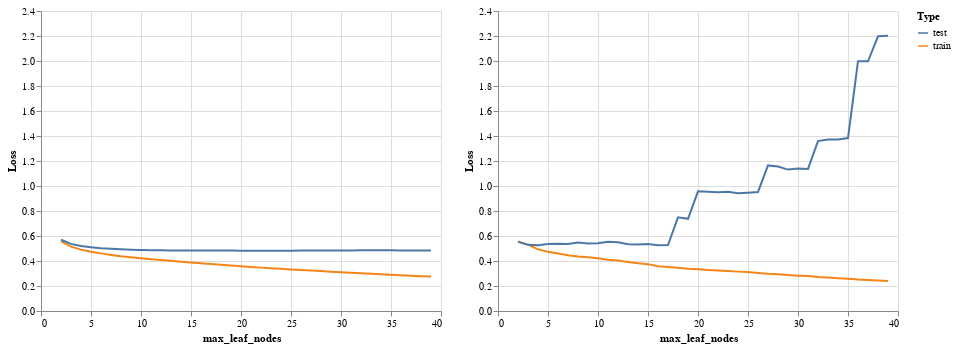

Notebook code cell kept with this figure:
### Markdown cell above
## Part 2: Random Forest

The next model we will try is random forest. Decision Tree gives a good result, and I expect Random Forest will do better.

### Code cell
RF_train_dict = {}
RF_test_dict = {}

for n in range(2,40):
    _clf = RandomForestClassifier(n_estimators=200, max_leaf_nodes=n, random_state=42)
    _clf.fit(X_train, y_train.astype("str"))
    train_error = log_loss(y_train.astype("str"), _clf.predict_proba(X_train))
    RF_train_dict[n] = train_error
    test_error = log_loss(y_test.astype("str"), _clf.predict_proba(X_test))
    RF_test_dict[n] = test_error
train_ser = pd.Series(RF_train_dict)
test_ser = pd.Series(RF_test_dict)
train_ser.name = "train"
test_ser.name = "test"
df_loss = pd.concat((train_ser, test_ser), axis=1)
df_loss.reset_index(inplace=True)
df_loss.rename({"index": "max_leaf_nodes"}, axis=1, inplace=True)
df_melted = df_loss.melt(id_vars="max_leaf_nodes", var_name="Type", value_name="Loss")
c_RF = alt.Chart(df_melted).mark_line().encode(
    x="max_leaf_nodes",
    y=alt.Y("Loss",scale=alt.Scale(domain=[0.0, 2.4])), 
    color="Type"
)
alt.hconcat(c_RF, c_DT)

### Figure 1 — Vega-Lite specification as saved in the notebook (floating-point values rounded to 4 significant figures)
{"config": {"view": {"continuousWidth": 400, "continuousHeight": 300}}, "hconcat": [{"data": {"name": "data-132c7ad29272ed6b1439efb8245982ef"}, "mark": "line", "encoding": {"color": {"field": "Type", "type": "nominal"}, "x": {"field": "max_leaf_nodes", "type": "quantitative"}, "y": {"field": "Loss", "scale": {"domain": [0.0, 2.4]}, "type": "quantitative"}}}, {"data": {"name": "data-0d9265e724fb75935957eca9c04e8d3f"}, "mark": "line", "encoding": {"color": {"field": "Type", "type": "nominal"}, "x": {"field": "max_leaf_nodes", "type": "quantitative"}, "y": {"field": "Loss", "type": "quantitative"}}}], "$schema": "https://vega.github.io/schema/vega-lite/v4.17.0.json", "datasets": {"data-132c7ad29272ed6b1439efb8245982ef": [{"max_leaf_nodes": 2, "Type": "train", "Loss": 0.5568}, {"max_leaf_nodes": 3, "Type": "train", "Loss": 0.5147}, {"max_leaf_nodes": 4, "Type": "train", "Loss": 0.491}, {"max_leaf_nodes": 5, "Type": "train", "Loss": 0.4743}, {"max_leaf_nodes": 6, "Type": "train", "Loss": 0.4609}, {"max_leaf_nodes": 7, "Type": "train", "Loss": 0.4489}, {"max_leaf_nodes": 8, "Type": "train", "Loss": 0.4386}, {"max_leaf_nodes": 9, "Type": "train", "Loss": 0.4303}, {"max_leaf_nodes": 10, "Type": "train", "Loss": 0.422}, {"max_leaf_nodes": 11, "Type": "train", "Loss": 0.4145}, {"max_leaf_nodes": 12, "Type": "train", "Loss": 0.4077}, {"max_leaf_nodes": 13, "Type": "train", "Loss": 0.4013}, {"max_leaf_nodes": 14, "Type": "train", "Loss": 0.3944}, {"max_leaf_nodes": 15, "Type": "train", "Loss": 0.3875}, {"max_leaf_nodes": 16, "Type": "train", "Loss": 0.3815}, {"max_leaf_nodes": 17, "Type": "train", "Loss": 0.3757}, {"max_leaf_nodes": 18, "Type": "train", "Loss": 0.3701}, {"max_leaf_nodes": 19, "Type": "train", "Loss": 0.3636}, {"max_leaf_nodes": 20, "Type": "train", "Loss": 0.358}, {"max_leaf_nodes": 21, "Type": "train", "Loss": 0.3522}, {"max_leaf_nodes": 22, "Type": "train", "Loss": 0.347}, {"max_leaf_nodes": 23, "Type": "train", "Loss": 0.3419}, {"max_leaf_nodes": 24, "Type": "train", "Loss": 0.3371}, {"max_leaf_nodes": 25, "Type": "train", "Loss": 0.3325}, {"max_leaf_nodes": 26, "Type": "train", "Loss": 0.3281}, {"max_leaf_nodes": 27, "Type": "train", "Loss": 0.3235}, {"max_leaf_nodes": 28, "Type": "train", "Loss": 0.3194}, {"max_leaf_nodes": 29, "Type": "train", "Loss": 0.315}, {"max_leaf_nodes": 30, "Type": "train", "Loss": 0.3109}, {"max_leaf_nodes": 31, "Type": "train", "Loss": 0.3067}, {"max_leaf_nodes": 32, "Type": "train", "Loss": 0.3024}, {"max_leaf_nodes": 33, "Type": "train", "Loss": 0.2982}, {"max_leaf_nodes": 34, "Type": "train", "Loss": 0.2939}, {"max_leaf_nodes": 35, "Type": "train", "Loss": 0.29}, {"max_leaf_nodes": 36, "Type": "train", "Loss": 0.2862}, {"max_leaf_nodes": 37, "Type": "train", "Loss": 0.2825}, {"max_leaf_nodes": 38, "Type": "train", "Loss": 0.2788}, {"max_leaf_nodes": 39, "Type": "train", "Loss": 0.2752}, {"max_leaf_nodes": 2, "Type": "test", "Loss": 0.5703}, {"max_leaf_nodes": 3, "Type": "test", "Loss": 0.5369}, {"max_leaf_nodes": 4, "Type": "test", "Loss": 0.5193}, {"max_leaf_nodes": 5, "Type": "test", "Loss": 0.5097}, {"max_leaf_nodes": 6, "Type": "test", "Loss": 0.5026}, {"max_leaf_nodes": 7, "Type": "test", "Loss": 0.4976}, {"max_leaf_nodes": 8, "Type": "test", "Loss": 0.4939}, {"max_leaf_nodes": 9, "Type": "test", "Loss": 0.4908}, {"max_leaf_nodes": 10, "Type": "test", "Loss": 0.4882}, {"max_leaf_nodes": 11, "Type": "test", "Loss": 0.4869}, {"max_leaf_nodes": 12, "Type": "test", "Loss": 0.4853}, {"max_leaf_nodes": 13, "Type": "test", "Loss": 0.484}, {"max_leaf_nodes": 14, "Type": "test", "Loss": 0.4835}, {"max_leaf_nodes": 15, "Type": "test", "Loss": 0.4837}, {"max_leaf_nodes": 16, "Type": "test", "Loss": 0.4845}, {"max_leaf_nodes": 17, "Type": "test", "Loss": 0.4843}, {"max_leaf_nodes": 18, "Type": "test", "Loss": 0.4848}, {"max_leaf_nodes": 19, "Type": "test", "Loss": 0.4832}, {"max_leaf_nodes": 20, "Type": "test", "Loss": 0.4828}, {"max_leaf_nodes": 21, "Type": "test", "Loss": 0.4828}, {"max_leaf_nodes": 22, "Type": "test", "Loss": 0.4818}, {"max_leaf_nodes": 23, "Type": "test", "Loss": 0.4816}, {"max_leaf_nodes": 24, "Type": "test", "Loss": 0.4821}, {"max_leaf_nodes": 25, "Type": "test", "Loss": 0.4826}, {"max_leaf_nodes": 26, "Type": "test", "Loss": 0.4832}, {"max_leaf_nodes": 27, "Type": "test", "Loss": 0.4837}, {"max_leaf_nodes": 28, "Type": "test", "Loss": 0.4833}, {"max_leaf_nodes": 29, "Type": "test", "Loss": 0.4834}, {"max_leaf_nodes": 30, "Type": "test", "Loss": 0.4838}, {"max_leaf_nodes": 31, "Type": "test", "Loss": 0.485}, {"max_leaf_nodes": 32, "Type": "test", "Loss": 0.4854}, {"max_leaf_nodes": 33, "Type": "test", "Loss": 0.4856}, {"max_leaf_nodes": 34, "Type": "test", "Loss": 0.4854}, {"max_leaf_nodes": 35, "Type": "test", "Loss": 0.4853}, {"max_leaf_nodes": 36, "Type": "test", "Loss": 0.4844}, {"max_leaf_nodes": 37, "Type": "test", "Loss": 0.4844}, {"max_leaf_nodes": 38, "Type": "test", "Loss": 0.4844}, {"max_leaf_nodes": 39, "Type": "test", "Loss": 0.4831}], "data-0d9265e724fb75935957eca9c04e8d3f": [{"max_leaf_nodes": 2, "Type": "train", "Loss": 0.557}, {"max_leaf_nodes": 3, "Type": "train", "Loss": 0.5313}, {"max_leaf_nodes": 4, "Type": "train", "Loss": 0.4937}, {"max_leaf_nodes": 5, "Type": "train", "Loss": 0.4732}, {"max_leaf_nodes": 6, "Type": "train", "Loss": 0.4597}, {"max_leaf_nodes": 7, "Type": "train", "Loss": 0.4465}, {"max_leaf_nodes": 8, "Type": "train", "Loss": 0.4364}, {"max_leaf_nodes": 9, "Type": "train", "Loss": 0.429}, {"max_leaf_nodes": 10, "Type": "train", "Loss": 0.422}, {"max_leaf_nodes": 11, "Type": "train", "Loss": 0.4107}, {"max_leaf_nodes": 12, "Type": "train", "Loss": 0.4038}, {"max_leaf_nodes": 13, "Type": "train", "Loss": 0.3928}, {"max_leaf_nodes": 14, "Type": "train", "Loss": 0.3824}, {"max_leaf_nodes": 15, "Type": "train", "Loss": 0.3748}, {"max_leaf_nodes": 16, "Type": "train", "Loss": 0.3574}, {"max_leaf_nodes": 17, "Type": "train", "Loss": 0.3514}, {"max_leaf_nodes": 18, "Type": "train", "Loss": 0.3459}, {"max_leaf_nodes": 19, "Type": "train", "Loss": 0.3381}, {"max_leaf_nodes": 20, "Type": "train", "Loss": 0.3333}, {"max_leaf_nodes": 21, "Type": "train", "Loss": 0.3289}, {"max_leaf_nodes": 22, "Type": "train", "Loss": 0.324}, {"max_leaf_nodes": 23, "Type": "train", "Loss": 0.3194}, {"max_leaf_nodes": 24, "Type": "train", "Loss": 0.315}, {"max_leaf_nodes": 25, "Type": "train", "Loss": 0.3114}, {"max_leaf_nodes": 26, "Type": "train", "Loss": 0.3048}, {"max_leaf_nodes": 27, "Type": "train", "Loss": 0.2986}, {"max_leaf_nodes": 28, "Type": "train", "Loss": 0.2948}, {"max_leaf_nodes": 29, "Type": "train", "Loss": 0.2875}, {"max_leaf_nodes": 30, "Type": "train", "Loss": 0.2825}, {"max_leaf_nodes": 31, "Type": "train", "Loss": 0.2793}, {"max_leaf_nodes": 32, "Type": "train", "Loss": 0.272}, {"max_leaf_nodes": 33, "Type": "train", "Loss": 0.2679}, {"max_leaf_nodes": 34, "Type": "train", "Loss": 0.2624}, {"max_leaf_nodes": 35, "Type": "train", "Loss": 0.258}, {"max_leaf_nodes": 36, "Type": "train", "Loss": 0.2515}, {"max_leaf_nodes": 37, "Type": "train", "Loss": 0.2474}, {"max_leaf_nodes": 38, "Type": "train", "Loss": 0.2433}, {"max_leaf_nodes": 39, "Type": "train", "Loss": 0.2402}, {"max_leaf_nodes": 2, "Type": "test", "Loss": 0.5528}, {"max_leaf_nodes": 3, "Type": "test", "Loss": 0.5291}, {"max_leaf_nodes": 4, "Type": "test", "Loss": 0.5264}, {"max_leaf_nodes": 5, "Type": "test", "Loss": 0.5352}, {"max_leaf_nodes": 6, "Type": "test", "Loss": 0.5388}, {"max_leaf_nodes": 7, "Type": "test", "Loss": 0.5369}, {"max_leaf_nodes": 8, "Type": "test", "Loss": 0.548}, {"max_leaf_nodes": 9, "Type": "test", "Loss": 0.5403}, {"max_leaf_nodes": 10, "Type": "test", "Loss": 0.5424}, {"max_leaf_nodes": 11, "Type": "test", "Loss": 0.5546}, {"max_leaf_nodes": 12, "Type": "test", "Loss": 0.5498}, {"max_leaf_nodes": 13, "Type": "test", "Loss": 0.5344}, {"max_leaf_nodes": 14, "Type": "test", "Loss": 0.5318}, {"max_leaf_nodes": 15, "Type": "test", "Loss": 0.5364}, {"max_leaf_nodes": 16, "Type": "test", "Loss": 0.5259}, {"max_leaf_nodes": 17, "Type": "test", "Loss": 0.5271}, {"max_leaf_nodes": 18, "Type": "test", "Loss": 0.7496}, {"max_leaf_nodes": 19, "Type": "test", "Loss": 0.7378}, {"max_leaf_nodes": 20, "Type": "test", "Loss": 0.9576}, {"max_leaf_nodes": 21, "Type": "test", "Loss": 0.9543}, {"max_leaf_nodes": 22, "Type": "test", "Loss": 0.9506}, {"max_leaf_nodes": 23, "Type": "test", "Loss": 0.9536}, {"max_leaf_nodes": 24, "Type": "test", "Loss": 0.9416}, {"max_leaf_nodes": 25, "Type": "test", "Loss": 0.9468}, {"max_leaf_nodes": 26, "Type": "test", "Loss": 0.9526}, {"max_leaf_nodes": 27, "Type": "test", "Loss": 1.164}, {"max_leaf_nodes": 28, "Type": "test", "Loss": 1.155}, {"max_leaf_nodes": 29, "Type": "test", "Loss": 1.131}, {"max_leaf_nodes": 30, "Type": "test", "Loss": 1.139}, {"max_leaf_nodes": 31, "Type": "test", "Loss": 1.137}, {"max_leaf_nodes": 32, "Type": "test", "Loss": 1.359}, {"max_leaf_nodes": 33, "Type": "test", "Loss": 1.372}, {"max_leaf_nodes": 34, "Type": "test", "Loss": 1.371}, {"max_leaf_nodes": 35, "Type": "test", "Loss": 1.384}, {"max_leaf_nodes": 36, "Type": "test", "Loss": 1.997}, {"max_leaf_nodes": 37, "Type": "test", "Loss": 1.997}, {"max_leaf_nodes": 38, "Type": "test", "Loss": 2.198}, {"max_leaf_nodes": 39, "Type": "test", "Loss": 2.202}]}}
